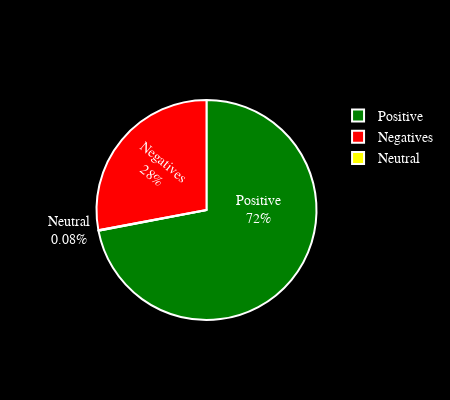

Write notebook code for a chart like this one.
### Code cell
import plotly.graph_objects as go
import chart_studio.plotly as py
import plotly.graph_objects as go

labels = ['Positive','Neutral','Negatives']
values = [34194,38,13284]
my_colors = ['rgb(0, 128, 0)', 'rgb(255, 255, 0)', 'rgb(255, 0, 0)']

fig = go.Figure(data=[go.Pie(labels=labels, values=values, textinfo='label+percent',
                             insidetextorientation='radial', marker_colors=my_colors,
                             marker=dict(line=dict(color='#FFFFFF', width=2))
                            )])
fig.update_layout(
    autosize= False,
    width= 450,
    height= 400,
    plot_bgcolor= 'rgb(0,0,0)',
    paper_bgcolor= 'rgb(0,0,0)',
    font=dict(family="Arial",size=14, color="white"),    
    margin=dict(
        l=80,
        t=100
    ),
)

fig.show()

### Figure 1 — Plotly figure (JSON) as saved in the notebook; plotly's stock layout.template omitted (floating-point values rounded to 4 significant figures)
{"data": [{"insidetextorientation": "radial", "labels": ["Positive", "Neutral", "Negatives"], "marker": {"colors": ["rgb(0, 128, 0)", "rgb(255, 255, 0)", "rgb(255, 0, 0)"], "line": {"color": "#FFFFFF", "width": 2}}, "textinfo": "label+percent", "type": "pie", "values": [34194, 38, 13284]}], "layout": {"autosize": false, "font": {"color": "white", "family": "Arial", "size": 14}, "height": 400, "margin": {"l": 80, "t": 100}, "paper_bgcolor": "rgb(0,0,0)", "plot_bgcolor": "rgb(0,0,0)", "width": 450}}
